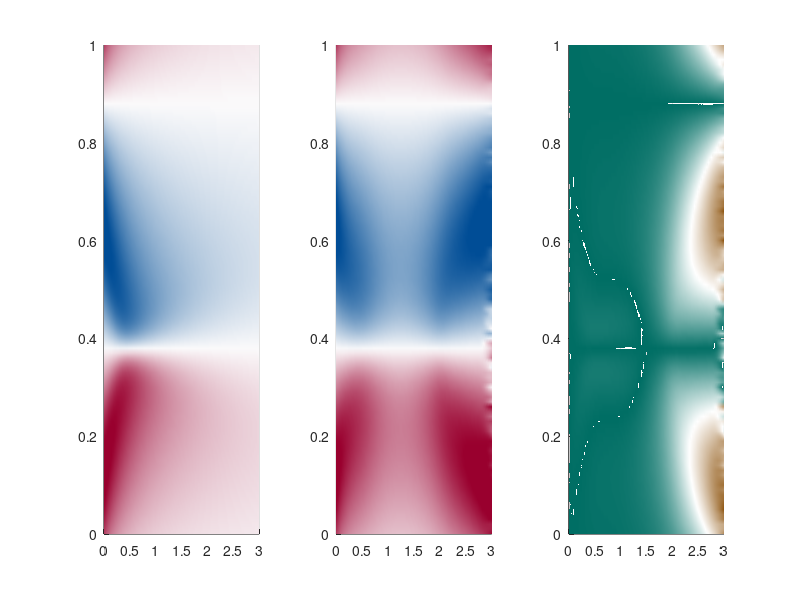

Source code (MATLAB):
clear all, 
clc
load Map_rebu.mat Map_rebu;
load Map_grye.mat Map_grye;
currentFolder = pwd;
fullPath = fullfile(currentFolder, 'NIF');
addpath(fullPath)
load Burger_testingResults_20241201.mat u_pred u_true
Y_test = squeeze(u_true(1,:,:)).';
Y_pred = squeeze(u_pred(1,:,:)).';
[~,N] = size(Y_test)

for k=1:N
Err(:,k) = abs(Y_pred(:,k)-Y_test(:,k))./max(Y_test(:,k));
end

t = 0:0.01:3;
x = 0:0.01:1; 

subplot(1,3,1)
surf(t(1:3:end),x,Y_test);
shading interp
caxis([-0.5 0.5])
view([0,90])
colormap(subplot(1,3,1),Map_rebu);

subplot(1,3,2)
surf(t(1:3:end),x,Y_pred); 
shading interp
caxis([-0.5 0.5])
view([0,90])
colormap(subplot(1,3,2),Map_rebu);

subplot(1,3,3)
surf(t(1:3:end),x,Err);
shading interp
% caxis([0 6])
view([0,90])
colormap(subplot(1,3,3),Map_grye);
